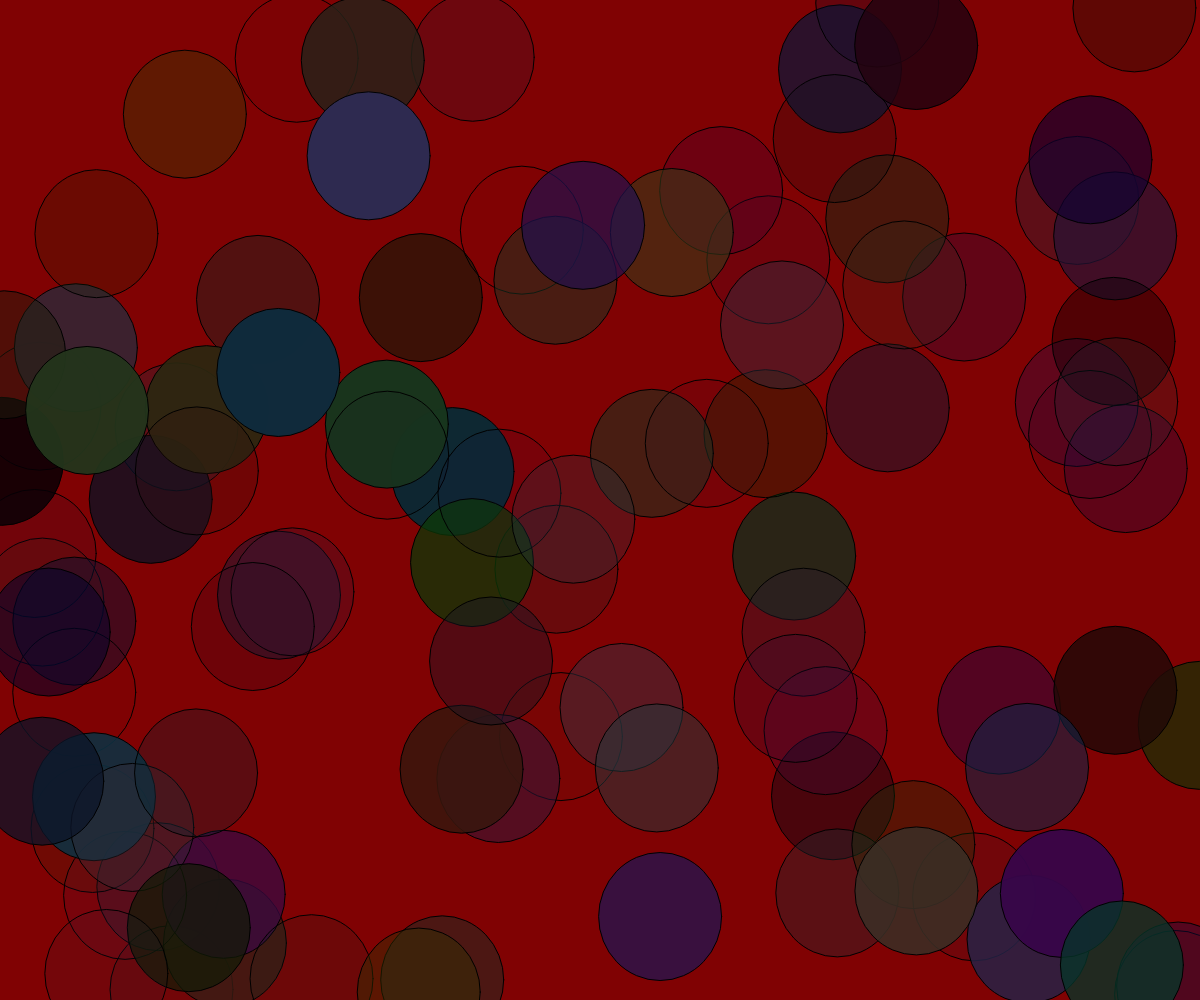
Frame 1 (no input)
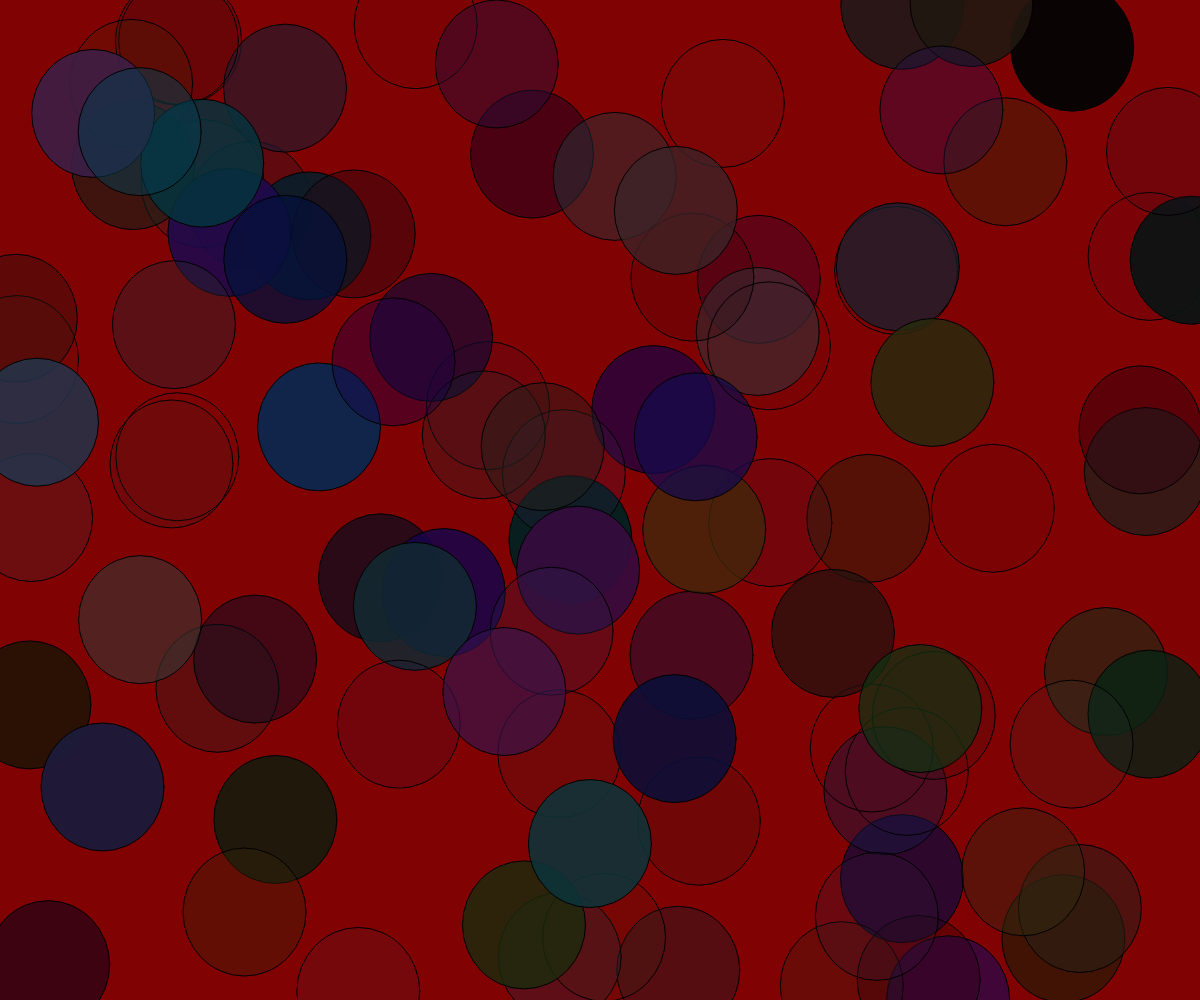
Frame 60 (no input)
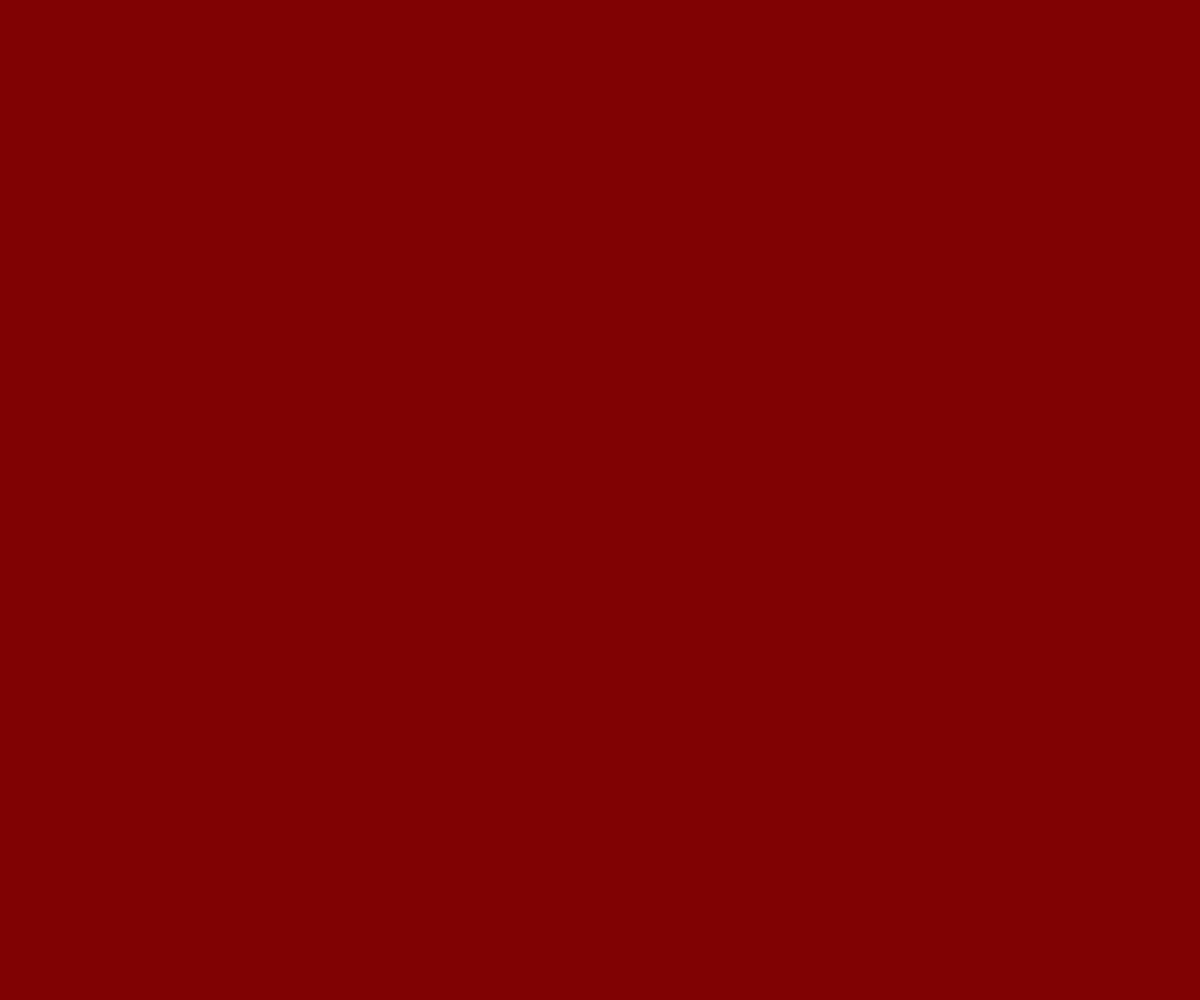
Frame 120 (the mouse pressed at the canvas centre since frame 60)

The p5.js sketch that drew these frames (run headless with seeded random() and noise() and a simulated clock; from frame 60 on, the mouse is pressed at the canvas centre):

// p5.js sketch
// ── sketch.js
var diametro;
diametro = 100






function setup() {
  //variable local
  var x;
  x = 50
    //crear lienzo (dimhor, dimvert)
  createCanvas(windowWidth, windowHeight);

  //pintar el fondo
  //background(color)
  background(255 / 2, 2, 3);


}

function draw() {
  //var miColor= color(random(200), random(50), random(40));
  //un eclipse sigue el mouse
  background(255 / 2, 2, 3);
  //mielipse();

  if (mouseX < width/3) {
    muchasElipses(6,255);
  }



}

function mielipse() {
  //definir ancho de figura
  //strokeWeight(px)
  strokeWeight(3);
  //definir color del borde
  //stroke(color)
  stroke(0, 0, 2, 7);
  //definir color relleno
  //fill(color);
  fill(mouseX, mouseY, 87, 120);
  //dibujar elipse
  //ellipse(posx,posy width, height);
  //medidos en pixeles
  //usamos variables de p5.js
  //mouseX, mouseY
  ellipse(mouseX, mouseY, diametro, diametro);
  //asignar otro valor
  diametro = mouseX + mouseY + 1;
  diametro = random(100);

}

//declarar funcion nueva
//gacer muchas ellipses en lugares aleatorios y de colores aleatorios
function muchasElipses() {
  for (var i = 0; i < 100; i++) {

    fill(random(59), random(57), random(80), random(255));
    //fill(random(255));
    //elipse en posicion aleatoria
    ellipse(random(width), random(height), 123, 128);

  }

}
